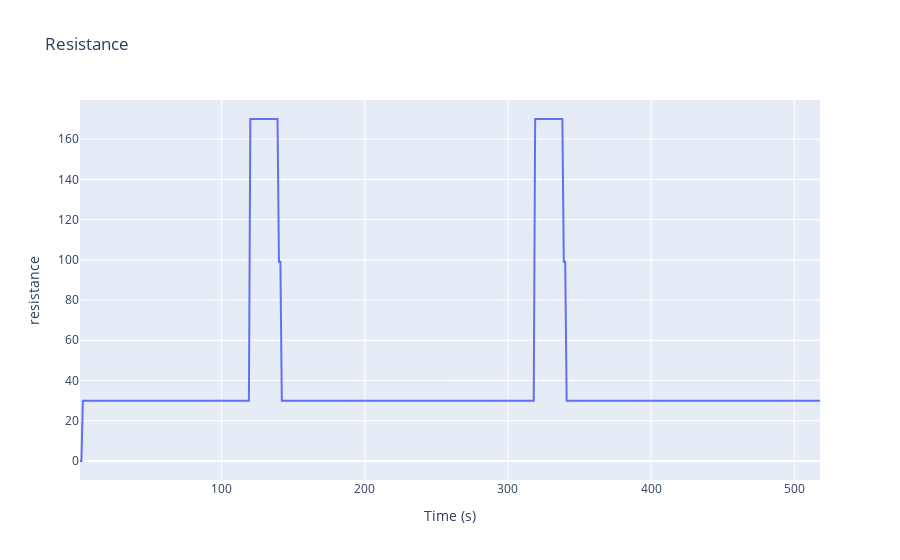
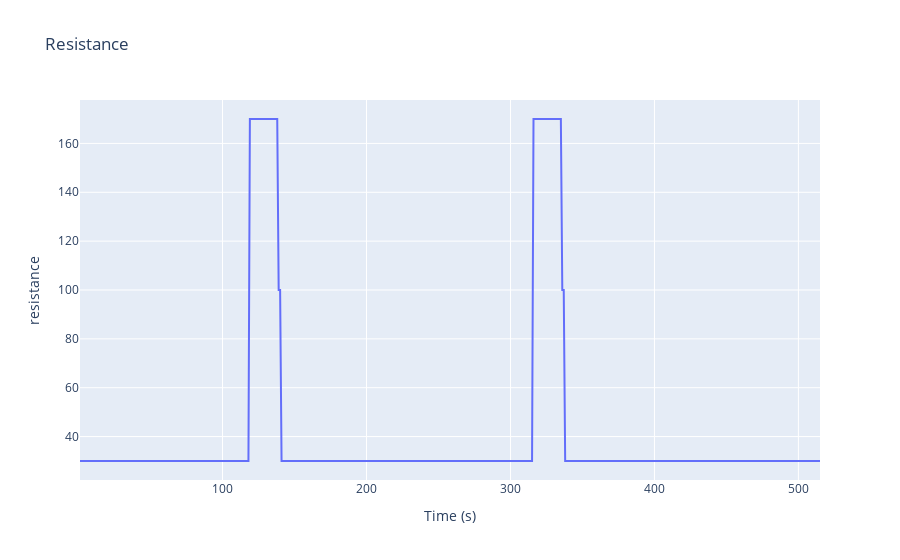
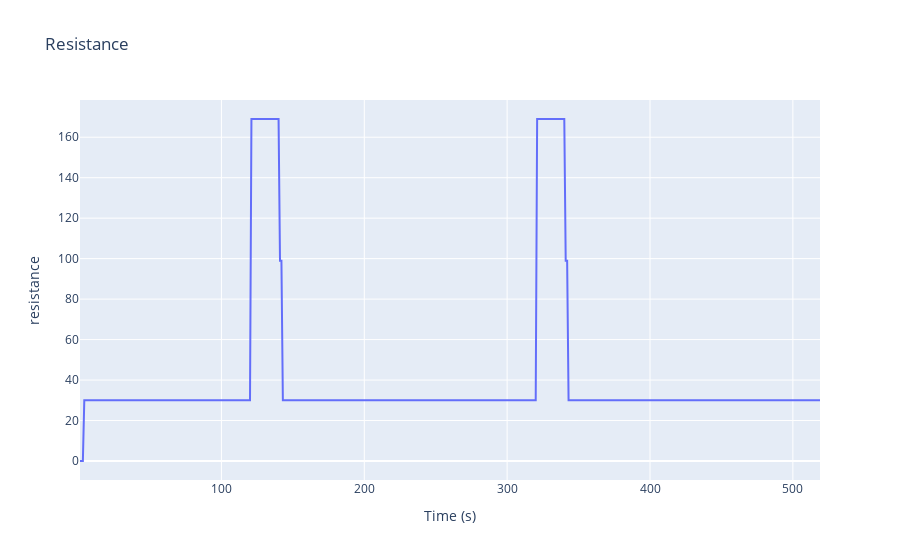
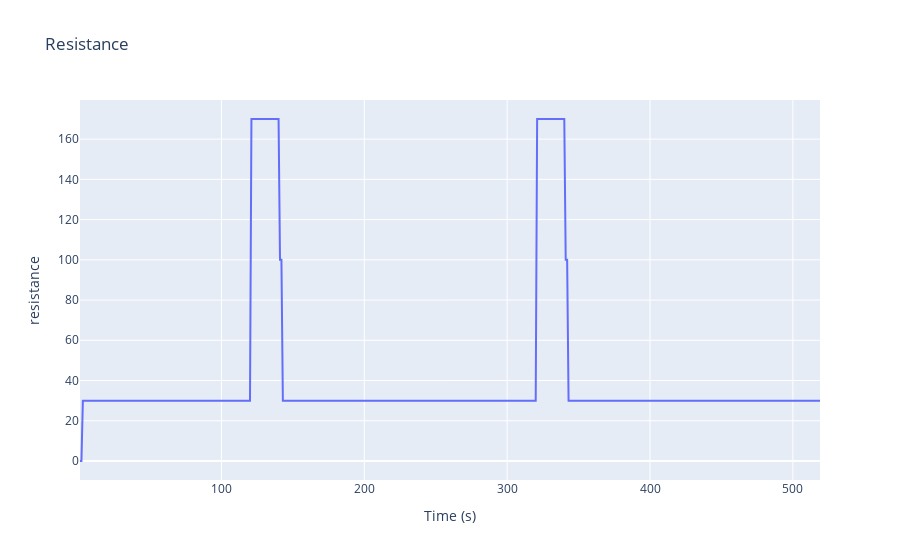

Write notebook code for charts like these, in order.
### Code cell
counter = 0
for start in ride_df['start_time'].unique():
    counter += 1
    user_resistance(100, start)
    if counter == 5:
        break

### Figure 1 — Plotly figure (JSON) as saved in the notebook; plotly's stock layout.template omitted (floating-point values rounded to 4 significant figures; data arrays with more than 128 entries replaced by an {"elided": "..."} marker saying what was removed)
{"data": [{"hovertemplate": "Time (s)=%{x}<br>resistance=%{y}<extra></extra>", "legendgroup": "", "line": {"color": "#636efa", "dash": "solid"}, "marker": {"symbol": "circle"}, "mode": "lines", "name": "", "orientation": "v", "showlegend": false, "type": "scatter", "x": {"elided": "518 int values"}, "xaxis": "x", "y": {"elided": "518 int values"}, "yaxis": "y"}], "layout": {"legend": {"tracegroupgap": 0}, "title": {"text": "Resistance"}, "xaxis": {"anchor": "y", "domain": [0, 1], "title": {"text": "Time (s)"}}, "yaxis": {"anchor": "x", "domain": [0, 1], "title": {"text": "resistance"}}}}

### Figure 2 — Plotly figure (JSON) as saved in the notebook; plotly's stock layout.template omitted (floating-point values rounded to 4 significant figures; data arrays with more than 128 entries replaced by an {"elided": "..."} marker saying what was removed)
{"data": [{"hovertemplate": "Time (s)=%{x}<br>resistance=%{y}<extra></extra>", "legendgroup": "", "line": {"color": "#636efa", "dash": "solid"}, "marker": {"symbol": "circle"}, "mode": "lines", "name": "", "orientation": "v", "showlegend": false, "type": "scatter", "x": {"elided": "515 int values"}, "xaxis": "x", "y": {"elided": "515 int values"}, "yaxis": "y"}], "layout": {"legend": {"tracegroupgap": 0}, "title": {"text": "Resistance"}, "xaxis": {"anchor": "y", "domain": [0, 1], "title": {"text": "Time (s)"}}, "yaxis": {"anchor": "x", "domain": [0, 1], "title": {"text": "resistance"}}}}

### Figure 3 — Plotly figure (JSON) as saved in the notebook; plotly's stock layout.template omitted (floating-point values rounded to 4 significant figures; data arrays with more than 128 entries replaced by an {"elided": "..."} marker saying what was removed)
{"data": [{"hovertemplate": "Time (s)=%{x}<br>resistance=%{y}<extra></extra>", "legendgroup": "", "line": {"color": "#636efa", "dash": "solid"}, "marker": {"symbol": "circle"}, "mode": "lines", "name": "", "orientation": "v", "showlegend": false, "type": "scatter", "x": {"elided": "519 int values"}, "xaxis": "x", "y": {"elided": "519 int values"}, "yaxis": "y"}], "layout": {"legend": {"tracegroupgap": 0}, "title": {"text": "Resistance"}, "xaxis": {"anchor": "y", "domain": [0, 1], "title": {"text": "Time (s)"}}, "yaxis": {"anchor": "x", "domain": [0, 1], "title": {"text": "resistance"}}}}

### Figure 4 — Plotly figure (JSON) as saved in the notebook; plotly's stock layout.template omitted (floating-point values rounded to 4 significant figures; data arrays with more than 128 entries replaced by an {"elided": "..."} marker saying what was removed)
{"data": [{"hovertemplate": "Time (s)=%{x}<br>resistance=%{y}<extra></extra>", "legendgroup": "", "line": {"color": "#636efa", "dash": "solid"}, "marker": {"symbol": "circle"}, "mode": "lines", "name": "", "orientation": "v", "showlegend": false, "type": "scatter", "x": {"elided": "519 int values"}, "xaxis": "x", "y": {"elided": "519 int values"}, "yaxis": "y"}], "layout": {"legend": {"tracegroupgap": 0}, "title": {"text": "Resistance"}, "xaxis": {"anchor": "y", "domain": [0, 1], "title": {"text": "Time (s)"}}, "yaxis": {"anchor": "x", "domain": [0, 1], "title": {"text": "resistance"}}}}
